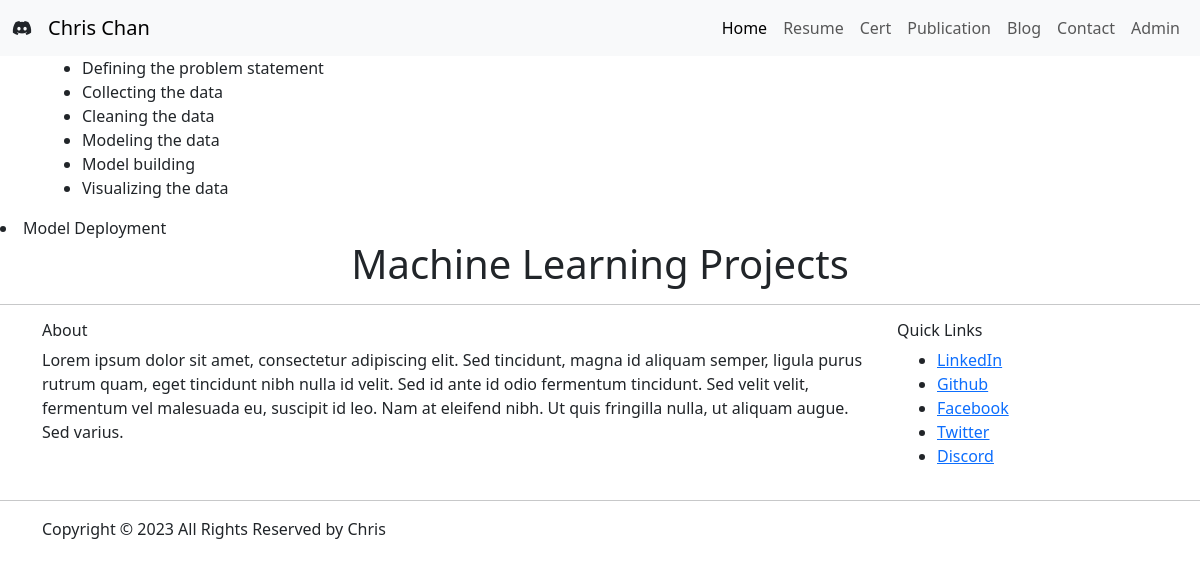
Page /ml/ on the earlier database version.
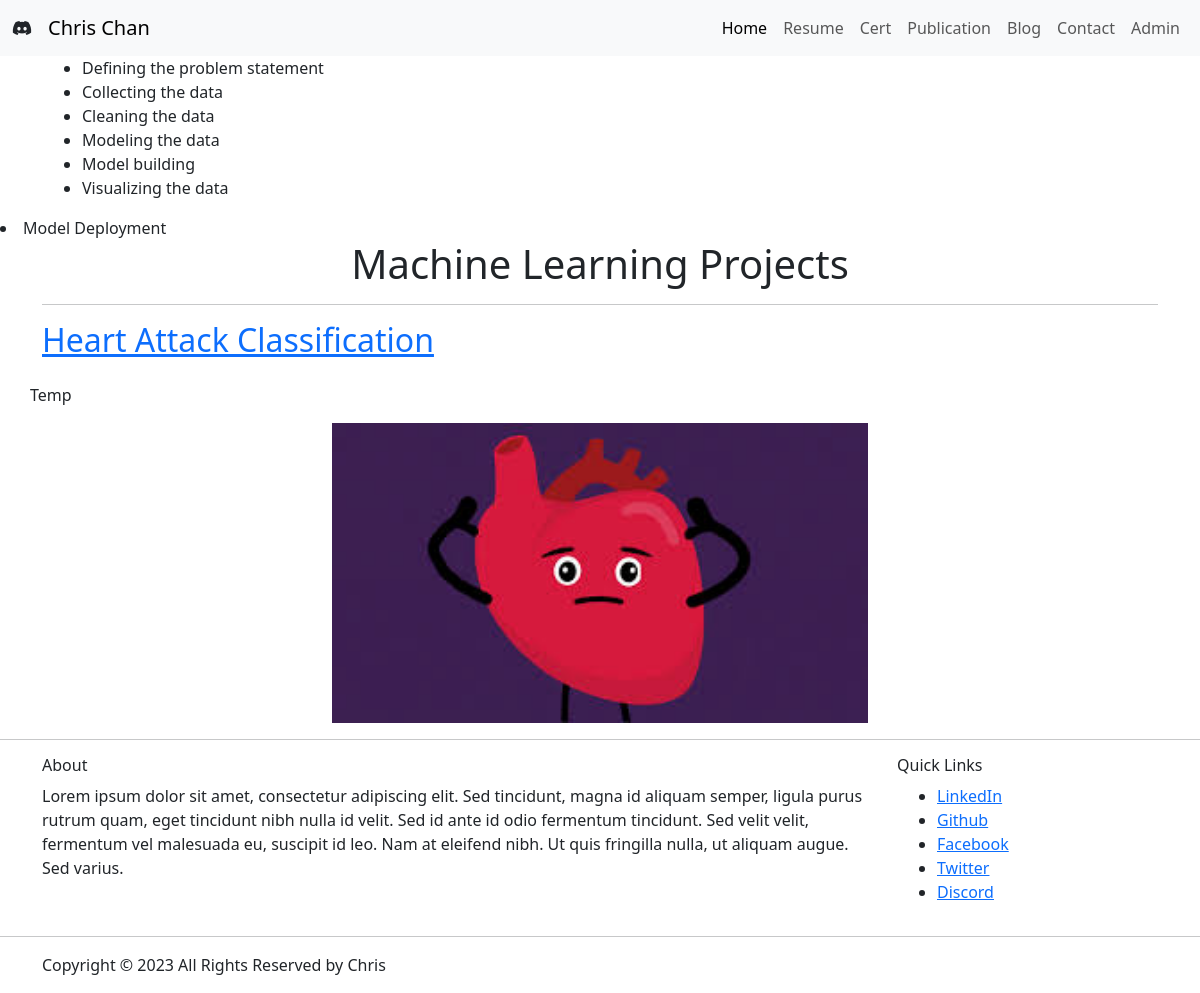
Same page on the later database version.
### base/models.py (models this page shows, shortened)
class ML(models.Model):
    title = models.CharField(max_length = 250)
    description = models.TextField()
    tech = models.TextField()
    image = models.ImageField(upload_to ='media/')
    url = models.URLField(blank = True)

### base/views.py (the view)
# urls.py: path('ml/', views.mlproj, name="mlproj"),
def mlproj(request):
    MLs = ML.objects.all()
    context = {'MLs': MLs}
    return render(request, 'base/mlproj.html', context)

### base/templates/base/mlproj.html (shortened to what this page needs)
{% extends 'main.html'%}
{% load static %}
{% block content %}
<div class="container">
    <ul>
        <li>Defining the problem statement</li>
        <li>Collecting the data</li>
        <li>Cleaning the data</li>
        <li>Modeling the data</li>
        <li>Model building</li>
        <li>Visualizing the data</div>
        <li>Model Deployment</li>
<div class="container">
    <h1 class="text-center">Machine Learning Projects</h1>
    {% for m in MLs %}
    <hr>
    <div class="row">
        <h2><a href = "{{m.url}}" target ="_blank">{{m.title}}</a></h2>
        </p>{{m.description|truncatechars:500}}</p>
        <img src = "{{m.image.url}}" style="height: 300px; object-fit: contain">
    </div>
    {% endfor %}
</div>
<hr>
{% endblock %}

Differences in the rows shown:
added ML: title "Heart Attack Classification", description "Temp", image (picture)
